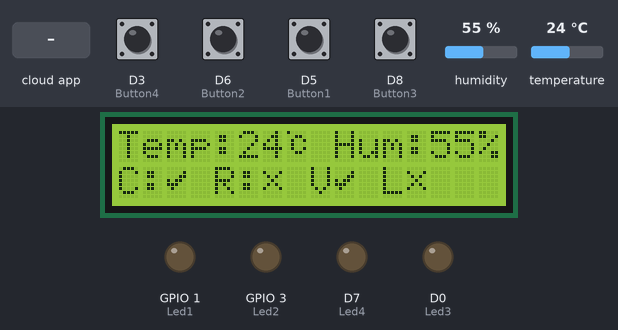
A sketch run on a simulated ESP8266 (NodeMCU). Shown: 16×2 character LCD, output pins drawn as LEDs (lit = HIGH). The inputs (shaded band) are chosen by the test bench; at power-on: D3 (Button4), D5 (Button1), D6 (Button2), D8 (Button3) HIGH, humidity 55 %, temperature 24 °C. WiFi joins after 1.5 s; servers stay silent unless stated; the Firebase database answers and starts empty.

Above: at 4.6 s.
4.7 s: D3 (Button4) pulled LOW for 0.4 s
At 5.2 s:
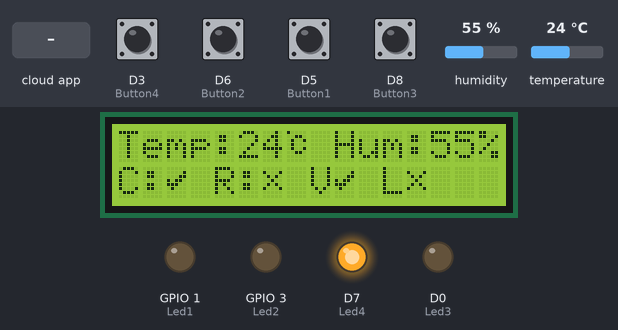
6.6 s: D6 (Button2) pulled LOW for 0.4 s
At 7.5 s:
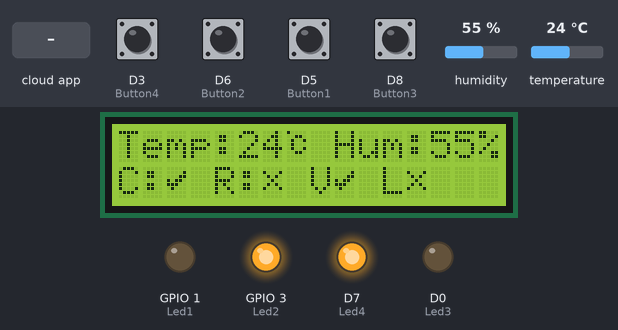
8.5 s: D5 (Button1) pulled LOW for 0.4 s
At 9.9 s:
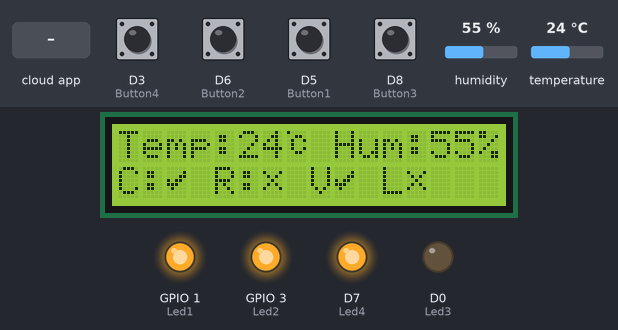
10.4 s: D8 (Button3) pulled LOW for 0.4 s
At 11.0 s:
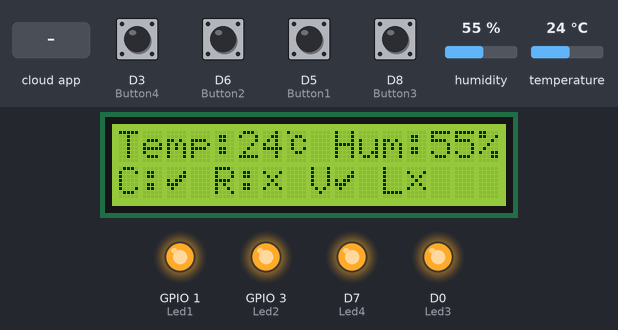
12.3 s: the phone or cloud app sets calefaccion to 0
At 13.8 s:
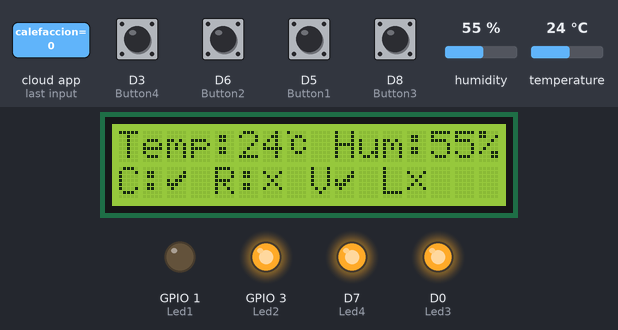
14.4 s: the phone or cloud app sets riego to 0
At 15.4 s:
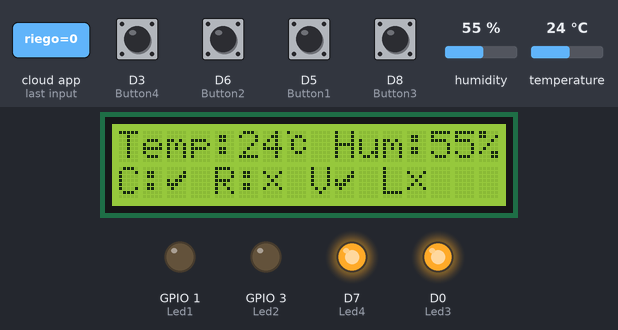
Timing chart, 0 to 17.3 s (numbered marks = the images above; inputs shaded):
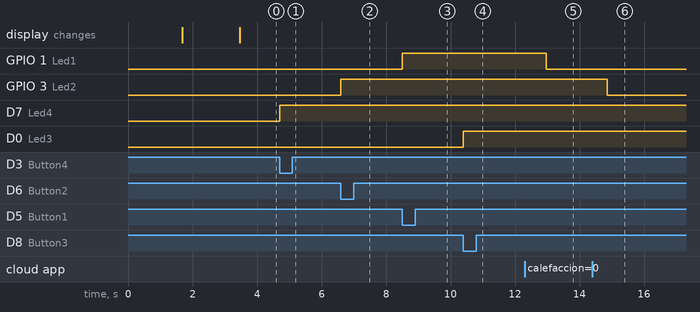

Measured:
- after the input at 4.7 s, D7 (Led4): LOW → HIGH at once
- after the input at 6.6 s, GPIO 3 (Led2): LOW → HIGH at once
- after the input at 8.5 s, GPIO 1 (Led1): LOW → HIGH at once
- after the input at 10.4 s, D0 (Led3): LOW → HIGH at once
- after the input at 12.3 s, GPIO 1 (Led1): HIGH → LOW after 0.66 s
- after the input at 14.4 s, GPIO 3 (Led2): HIGH → LOW after 0.46 s

The sketch:

hardware1.0.ino
```cpp
#include <Wire.h>
#include <LiquidCrystal_I2C.h>
#include <DHT.h>
#include <ESP8266WiFi.h>
#include <FirebaseESP8266.h>
#include <WiFiManager.h>
#include <ESP8266WebServer.h>

const unsigned long resetThreshold = 3000; // 3 segundos en milisegundos
unsigned long buttonPressedTime = 0;
bool resetButtonPressed = false;

const int Button1 = D5;
const int Button2 = D6;
const int Button3 = D8;
const int Button4 = D3;

const int Led1 = 1;
const int Led2 = 3;
const int Led3 = D0;
const int Led4 = D7;

const int DHTPIN = D4;
const int DHTTYPE = DHT11; // O cambia a DHT22 si estás usando ese sensor

volatile int valor1 = 0;
volatile int valor2 = 0;
volatile int valor3 = 0;
volatile int valor4 = 0;

volatile bool bandera1 = false;
volatile bool bandera2 = false;
volatile bool bandera3 = false;
volatile bool bandera4 = false;

volatile const unsigned long debounceDelay = 200; // Tiempo de antirrebote en milisegundos

unsigned long lastButton1Time = 0;
unsigned long lastButton2Time = 0;
unsigned long lastButton3Time = 0;
unsigned long lastButton4Time = 0;

DHT dht(DHTPIN, DHTTYPE);
LiquidCrystal_I2C lcd(0x27, 16, 2);
FirebaseData firebaseData;
ESP8266WebServer server(80);

void setupFirebase() {
  Firebase.begin("tusdatos.firebaseio.com", "tu token");
  Firebase.reconnectWiFi(true);
}

void ICACHE_RAM_ATTR button1Interrupt() {
  unsigned long currentTime = millis();
  if (currentTime - lastButton1Time > debounceDelay){
    bandera1=true;
    if(valor1==1){
      digitalWrite(Led1, LOW);
    }
    else
      digitalWrite(Led1, HIGH);
    lastButton1Time = currentTime;
  }
}
void ICACHE_RAM_ATTR button2Interrupt() {
  unsigned long currentTime = millis();
  if (currentTime - lastButton1Time > debounceDelay){
    bandera2=true;
     if(valor2==1){
      digitalWrite(Led2, LOW);
    }
    else
      digitalWrite(Led2, HIGH);
    lastButton2Time = currentTime;
  }
}

void ICACHE_RAM_ATTR button3Interrupt() {
  unsigned long currentTime = millis();
  if (currentTime - lastButton1Time > debounceDelay){
    bandera3=true;
     if(valor3==1)
      digitalWrite(Led3, LOW);
    else
      digitalWrite(Led3, HIGH);
    lastButton3Time = currentTime;
  }
}
void ICACHE_RAM_ATTR button4Interrupt() {
  unsigned long currentTime = millis();
  if (currentTime - lastButton1Time > debounceDelay){
    bandera4=true;
     if(valor4==1)
      digitalWrite(Led4, LOW);
    else
      digitalWrite(Led4, HIGH);
    lastButton4Time = currentTime;
  }
}
void updateFromFirebase() {
  if (WiFi.status() == WL_CONNECTED) {
    Firebase.getInt(firebaseData, "/calefaccion");
    if (firebaseData.dataType() == "int") {
      valor1 = firebaseData.intData();
    }

    Firebase.getInt(firebaseData, "/riego");
    if (firebaseData.dataType() == "int") {
      valor2 = firebaseData.intData();
    }

    Firebase.getInt(firebaseData, "/ventilacion");
    if (firebaseData.dataType() == "int") {
      valor3 = firebaseData.intData();
    }

    Firebase.getInt(firebaseData, "/luces");
    if (firebaseData.dataType() == "int") {
      valor4 = firebaseData.intData();
    }
  }
}

void reles() {
  digitalWrite(Led1, valor1);
  digitalWrite(Led2, valor2);
  digitalWrite(Led3, valor3);
  digitalWrite(Led4, valor4);
}
/*
void sendDataToFirebaseDHT(float temperature, float humidity) {
  FirebaseJson json;
  json.set("temperature", String(temperature));
  json.set("humidity", String(humidity));
}

void handleRoot() {
  float temperature = dht.readTemperature();
  float humidity = dht.readHumidity();

  sendDataToFirebaseDHT(temperature, humidity);
    String jsonResponse = "{\"temperature\": " + String(temperature) + ", \"humidity\": " + String(humidity) + "}";
    server.send(200, "application/json", jsonResponse);
}*/
int cont=0;
int cont2=0;

byte Check[8] = {
0b00000,
0b00001,
0b00011,
0b10110,
0b11100,
0b01000,
0b00000,
0b00000
};

byte Celcius[8] = {
0b10000,
0b00110,
0b01001,
0b01000,
0b01001,
0b00110,
0b00000,
0b00000
};

byte Equis[8] = {
0b00000,
0b10001,
0b01010,
0b00100,
0b01010,
0b10001,
0b00000,
0b00000
};


void setup() {
  WiFiManager wifiManager;
  bool connected = wifiManager.autoConnect("PROYECTO WIFI");

  // Si aún no tienes usuario y contraseña guardados en WiFiManager
  if (!wifiManager.autoConnect("PROYECTO WIFI")) {
    lcd.begin();
    lcd.begin(16, 2);
    lcd.setBacklight(1);
    lcd.print("Conéctese a una");
    lcd.setCursor(0, 1);
    lcd.print("Red de wifi");
    bool connected = WiFi.status() == WL_CONNECTED;
  }

  pinMode(Button1, INPUT);
  pinMode(Button2, INPUT);
  pinMode(Button3, INPUT);
  pinMode(Button4, INPUT);

  pinMode(DHTPIN, INPUT);

  pinMode(Led1, OUTPUT);
  pinMode(Led2, OUTPUT);
  pinMode(Led3, OUTPUT);
  pinMode(Led4, OUTPUT);

  attachInterrupt(digitalPinToInterrupt(Button1), button1Interrupt, FALLING);
  attachInterrupt(digitalPinToInterrupt(Button2), button2Interrupt, FALLING);
  attachInterrupt(digitalPinToInterrupt(Button3), button3Interrupt, FALLING);
  attachInterrupt(digitalPinToInterrupt(Button4), button4Interrupt, FALLING);

  lcd.begin();
  lcd.begin(16, 2);
  lcd.setBacklight(1);
  lcd.print("Conectese a una");
  lcd.setCursor(0, 1);
  lcd.print("Red de wifi");

  if (connected) {
    lcd.clear();
    lcd.print("Conectado a:");
    lcd.setCursor(0, 1);
    lcd.print(WiFi.SSID());
    lcd.clear();
    delay(1500);

  } else {
    lcd.clear();
    lcd.print("Error en WiFi");
    delay(2000);
    ESP.restart();
  }
  //server.on("/", handleRoot);

 // server.begin();
  dht.begin();
  setupFirebase();
  delay(200);
  lcd.createChar(3, Check);
  lcd.createChar(2, Equis);
  lcd.createChar(1, Celcius);
  lcd.clear();
}

void loop() {
  float temperature = dht.readTemperature();
  float humidity = dht.readHumidity();

  int t = dht.readTemperature();
  int h = dht.readHumidity();
  server.handleClient();

  lcd.setCursor(0,0);
  lcd.print("Temp:");
  lcd.print(t);
  lcd.write(byte(1));
  lcd.print(" Hum:");
  lcd.print(h);
  lcd.print("%");
  lcd.setCursor(0, 1);
  lcd.print("C:");
  lcd.setCursor(2, 1);
	lcd.write(byte(3));
  lcd.print(" R:");
  lcd.setCursor(6, 1);
	lcd.write(byte(2));
   lcd.print(" V:");
  lcd.setCursor(9, 1);
	lcd.write(byte(3));
  lcd.print(" L:");
  lcd.setCursor(12, 1);
	lcd.write(byte(2));

  if (WiFi.status() == WL_CONNECTED) {
    updateFromFirebase();
  }
    if(bandera1==true){
      valor1=!valor1;
      Firebase.setInt(firebaseData, "/calefaccion", valor1);
      bandera1=false;
    }
    if(bandera2==true){
      valor2=!valor2;
      Firebase.setInt(firebaseData, "/riego", valor2);
      bandera2=false;
    }
    if(bandera3==true){
      valor3=!valor3;
      Firebase.setInt(firebaseData, "/ventilacion", valor3);
      bandera3=false;
    }
    if(bandera4==true){
      valor4=!valor4;
      Firebase.setInt(firebaseData, "/luces", valor4);
      bandera4=false;
    }
    reles();
    if(cont2==5){
     Firebase.setString(firebaseData,"Sensores/Humedad", humidity);
     Firebase.setString(firebaseData,"Sensores/Temperatura", temperature);
     cont2=0;
    }

cont2++;

}
```
